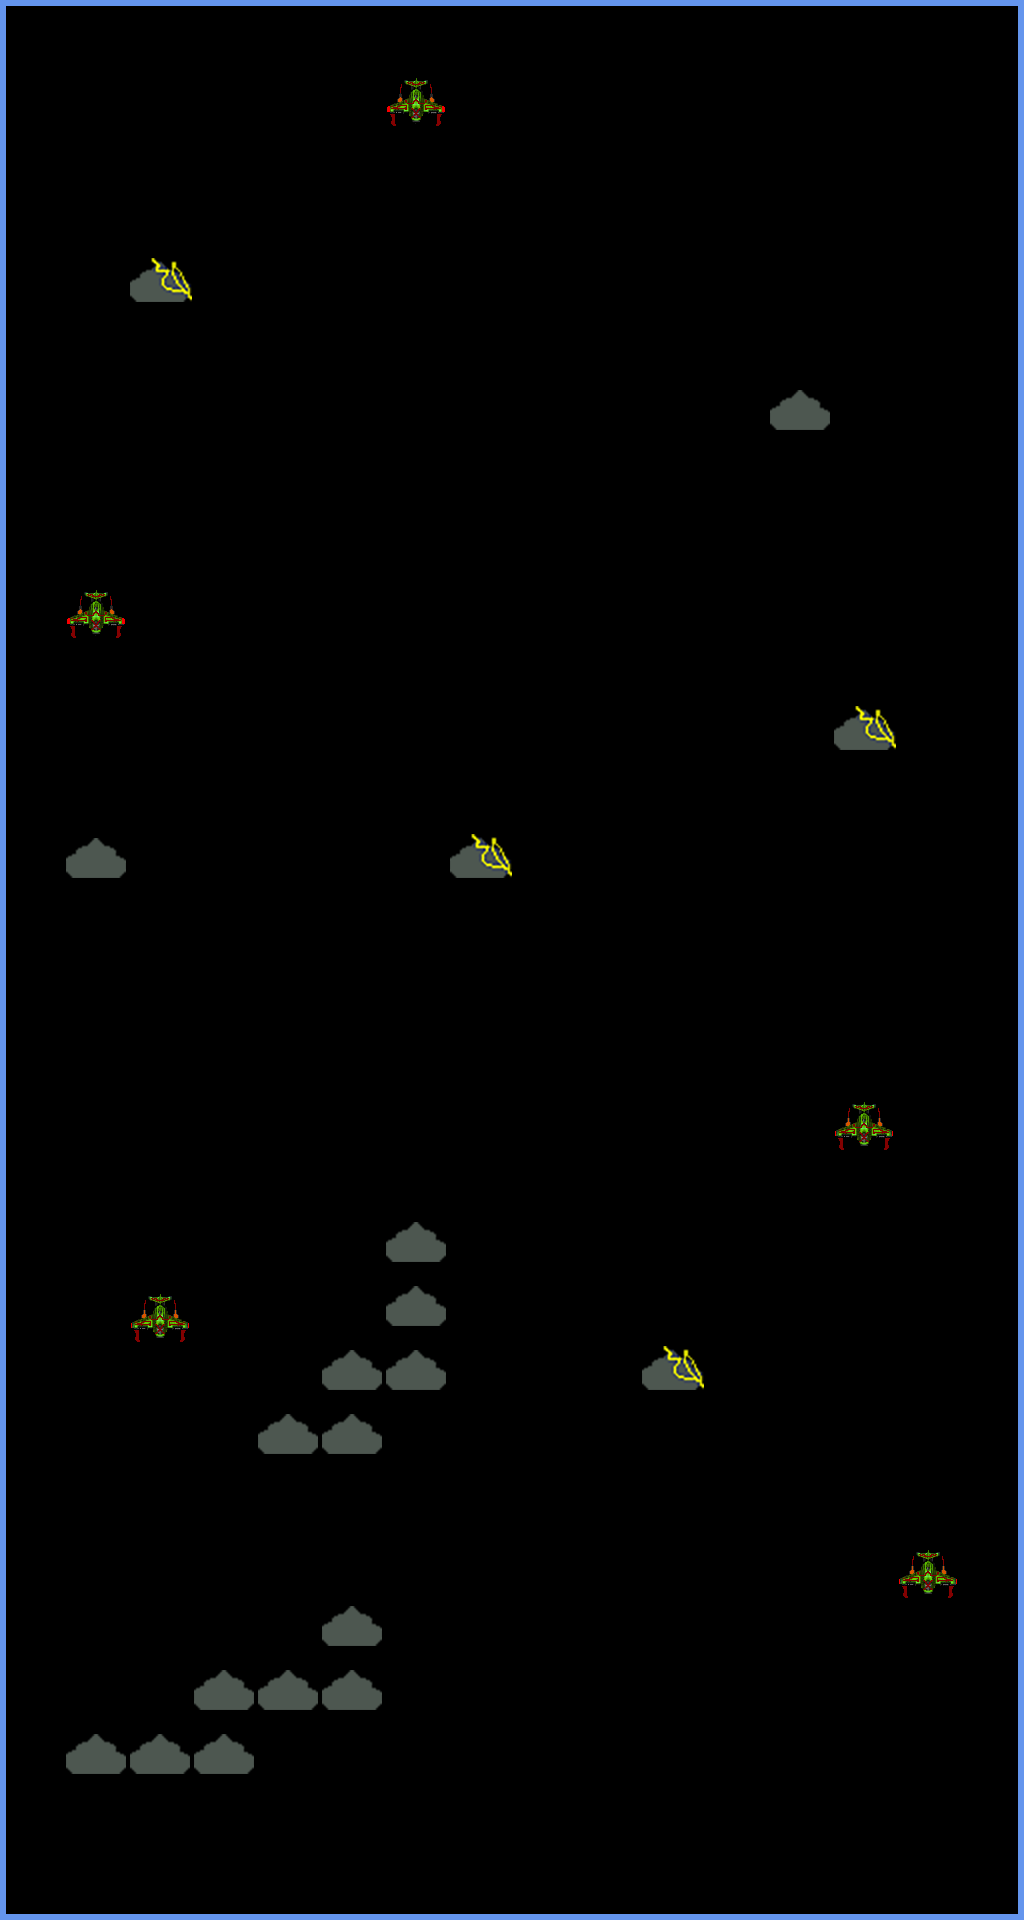

Below is a game level as drawn by its tile map, then a one-line description and the .tmx that defines it (tile-layer data replaced by summaries):
An orthogonal 16x30 tile map with 64x64 px tiles, 5 tile layers (Ammo, EnemyPlane, CloudWall, ThunderCloud, ...).

<map version="1.4" tiledversion="1.4.3" orientation="orthogonal" renderorder="right-down" width="16" height="30" tilewidth="64" tileheight="64" infinite="0" nextlayerid="6" nextobjectid="1">
 <tileset firstgid="1" name="Tileset 1" tilewidth="64" tileheight="64" tilecount="29" columns="0">
  <grid orientation="orthogonal" width="1" height="1" />
  <tile id="15">
   <image width="64" height="53" source="../Sprites/Enemy/enemy_0.png" />
  </tile>
  <tile id="16">
   <image width="64" height="53" source="../Sprites/Enemy/enemy_1.png" />
  </tile>
  <tile id="17">
   <image width="64" height="53" source="../Sprites/Enemy/enemy_2.png" />
  </tile>
  <tile id="18">
   <image width="64" height="53" source="../Sprites/Enemy/enemy_3.png" />
  </tile>
  <tile id="19">
   <image width="64" height="53" source="../Sprites/Enemy/enemy_4.png" />
  </tile>
  <tile id="20">
   <image width="64" height="53" source="../Sprites/Enemy/enemy_5.png" />
  </tile>
  <tile id="21">
   <image width="64" height="53" source="../Sprites/Enemy/enemy_6.png" />
  </tile>
  <tile id="37">
   <image width="64" height="64" source="../Sprites/Cloud/Cloud00.png" />
  </tile>
  <tile id="38">
   <image width="64" height="64" source="../Sprites/Cloud/Cloud01.png" />
  </tile>
  <tile id="39">
   <image width="64" height="64" source="../Sprites/Cloud/Cloud02.png" />
  </tile>
  <tile id="40">
   <image width="64" height="64" source="../Sprites/Cloud/Cloud03.png" />
  </tile>
  <tile id="41">
   <image width="64" height="64" source="../Sprites/Cloud/Cloud04.png" />
  </tile>
  <tile id="42">
   <image width="64" height="64" source="../Sprites/Cloud/Cloud05.png" />
  </tile>
  <tile id="43">
   <image width="64" height="64" source="../Sprites/Cloud/Cloud06.png" />
  </tile>
  <tile id="44">
   <image width="64" height="64" source="../Sprites/Cloud/Cloud07.png" />
  </tile>
  <tile id="45">
   <image width="64" height="64" source="../Sprites/Cloud/Cloud08.png" />
  </tile>
  <tile id="46">
   <image width="64" height="64" source="../Sprites/Cloud/Cloud09.png" />
  </tile>
  <tile id="47">
   <image width="64" height="64" source="../Sprites/Cloud/Cloud10.png" />
  </tile>
  <tile id="48">
   <image width="64" height="64" source="../Sprites/Cloud/Cloud11.png" />
  </tile>
  <tile id="49">
   <image width="64" height="64" source="../Sprites/Cloud/Cloud12.png" />
  </tile>
  <tile id="50">
   <image width="64" height="64" source="../Sprites/Cloud/Cloud13.png" />
  </tile>
  <tile id="51">
   <image width="64" height="64" source="../Sprites/Cloud/Cloud14.png" />
  </tile>
  <tile id="52">
   <image width="64" height="64" source="../Sprites/Barrier/Bottom Border-1.png" />
  </tile>
  <tile id="53">
   <image width="64" height="64" source="../Sprites/Barrier/Bottom_Left_Corner.png" />
  </tile>
  <tile id="54">
   <image width="64" height="64" source="../Sprites/Barrier/Bottom_Right_Corner.png" />
  </tile>
  <tile id="55">
   <image width="64" height="64" source="../Sprites/Barrier/Left_Border.png" />
  </tile>
  <tile id="56">
   <image width="64" height="64" source="../Sprites/Barrier/Right_Border.png" />
  </tile>
  <tile id="57">
   <image width="64" height="64" source="../Sprites/Barrier/Top Border-1.png" />
  </tile>
  <tile id="58">
   <image width="64" height="64" source="../Sprites/Ammo/Ammo Clip.png" />
  </tile>
 </tileset>
 <layer id="5" name="Ammo" width="16" height="30">
  <data>[480 cells, 4 non-empty, 1 distinct tile ids]</data>
 </layer>
 <layer id="2" name="EnemyPlane" width="16" height="30">
  <data>[480 cells, 5 non-empty, 2 distinct tile ids]</data>
 </layer>
 <layer id="1" name="CloudWall" width="16" height="30">
  <data>[480 cells, 89 non-empty, 6 distinct tile ids]</data>
 </layer>
 <layer id="3" name="ThunderCloud" width="16" height="30">
  <data>[480 cells, 4 non-empty, 2 distinct tile ids]</data>
 </layer>
 <layer id="4" name="Finishing Line" width="16" height="30">
  <data>[480 cells, 16 non-empty, 1 distinct tile ids]</data>
 </layer>
</map>
